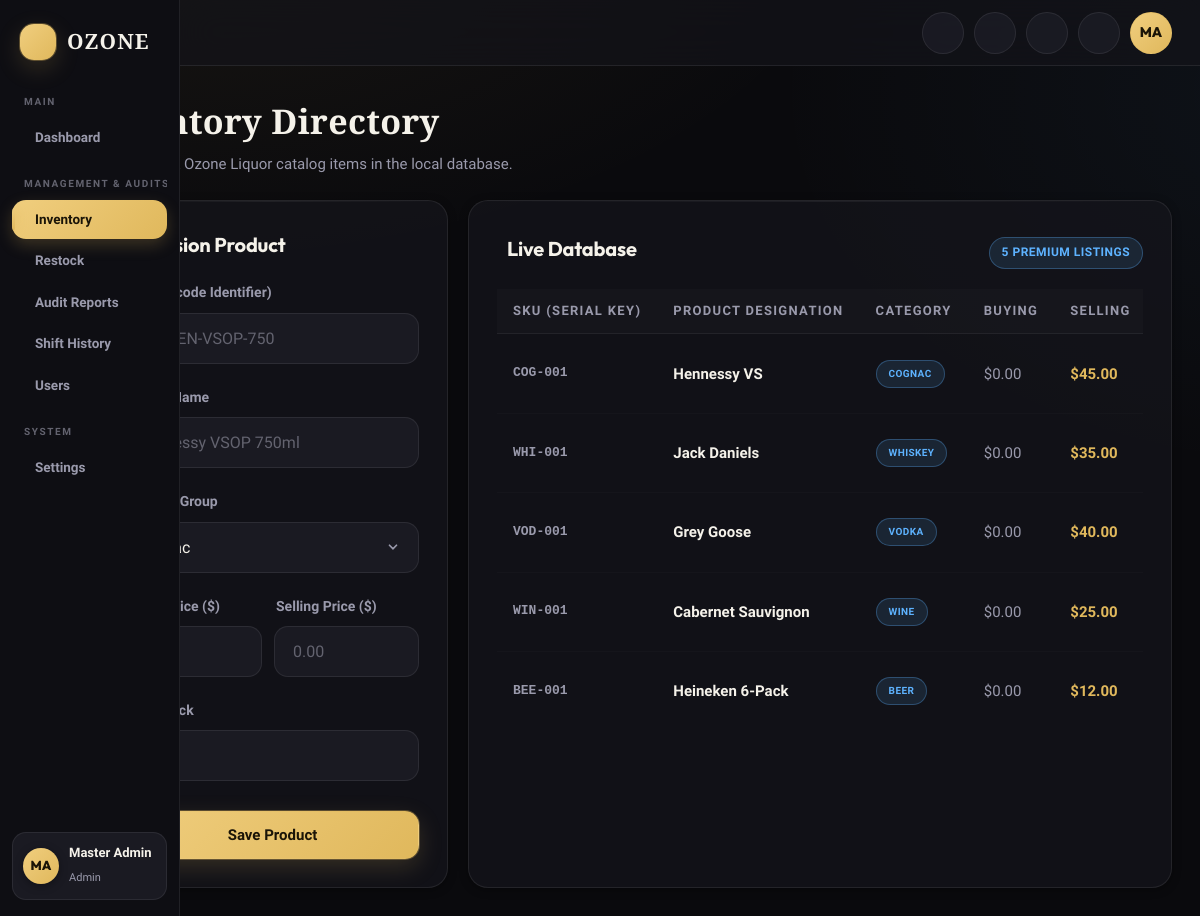
The page /admin/inventory.php (signed in) on the database its author committed.
### tables this page shows
CREATE TABLE `products` (
  `id` int(11) NOT NULL,
  `sku` varchar(50) NOT NULL,
  `name` varchar(255) NOT NULL,
  `category` varchar(100) NOT NULL,
  `price` decimal(10,2) NOT NULL,
  `stock` int(11) NOT NULL DEFAULT 0,
  `created_at` timestamp NOT NULL DEFAULT current_timestamp()
);

### admin/inventory.php (the view, shortened to what this page needs)
<?php
require_once '../config/db.php';
$stmt = $pdo->query("SELECT * FROM products ORDER BY created_at DESC");
$products = $stmt->fetchAll(PDO::FETCH_ASSOC);
?>
<?php
require '../includes/staff_header.php';
?>
        <h1 class="kami-page-title">Inventory Directory</h1>
        <p class="kami-page-sub">Add and track Ozone Liquor catalog items in the local database.</p>
        <div class="inventory-grid animate-fade-in">
            <div class="card glass">
                <div class="card-header" style="border:none; padding:0; margin-bottom: 20px;">
                    <h3><i class="ph-bold ph-plus-circle"></i> Provision Product</h3>
                </div>
                <form action="inventory.php" method="POST">
                    <div class="form-group">
                        <label class="form-label">SKU (Barcode Identifier)</label>
                        <input type="text" name="sku" class="form-input" required placeholder="e.g. HEN-VSOP-750" autocomplete="off">
                    </div>
                    <div class="form-group">
                        <label class="form-label">Product Name</label>
                        <input type="text" name="name" class="form-input" required placeholder="Hennessy VSOP 750ml">
                    </div>
                    <div class="form-group">
                        <label class="form-label">Category Group</label>
                        <select name="category" class="form-select" required>
                            <option value="Cognac">Cognac</option>
                        </select>
                    </div>
                    <div class="form-row-grid">
                        <div class="form-group">
                            <label class="form-label">Buying Price ($)</label>
                            <input type="number" step="0.01" min="0" name="buying_price" class="form-input" placeholder="0.00">
                        </div>
                        <div class="form-group">
                            <label class="form-label">Selling Price ($)</label>
                            <input type="number" step="0.01" name="price" class="form-input" required placeholder="0.00">
                        </div>
                    </div>
                    <div class="form-group">
                        <label class="form-label">Initial Stock</label>
                        <input type="number" name="stock" class="form-input" required placeholder="0">
                    </div>
                    <button type="submit" name="add_product" class="btn btn-primary btn-block" style="margin-top: 8px;">
                        <i class="ph-bold ph-floppy-disk"></i> <span>Save Product</span>
                    </button>
                </form>
            </div>
            <div class="card glass live-stock-list">
                <div class="card-header" style="border:none; padding:0; margin-bottom: 20px;">
                    <h3><i class="ph-bold ph-database"></i> Live Database</h3>
                    <div class="badge badge-info" style="margin-top: 8px; display: inline-block;"><?= count($products) ?> Premium Listings</div>
                </div>
                <div class="table-responsive">
                    <table class="data-table">
                        <thead>
                            <tr>
                                <th>SKU (Serial Key)</th>
                                <th>Product Designation</th>
                                <th>Category</th>
                                <th>Buying</th>
                                <th>Selling</th>
                            </tr>
                        </thead>
                        <tbody>
                            <?php if (empty($products)): ?>
                                <tr>
                                    <td colspan="8" data-label="Status" style="text-align: center; padding: 48px; color: var(--kami-text-dim); display: flex; flex-direction: column; justify-content: center;">
                                        <i class="ph ph-warning-circle" style="font-size: 32px; margin-bottom: 8px;"></i>
                                        <p>No products logged in database server.</p>
                                    </td>
                                </tr>
                            <?php else: ?>
                                <?php foreach ($products as $product):
                                    $p_buy = (float)($product['buying_price'] ?? 0);
                                    $p_sell = (float)($product['selling_price'] ?? 0);
                                    if ($p_sell <= 0) $p_sell = (float)$product['price'];
                                ?>
                                    <tr class="hover-scale">
                                        <td data-label="SKU" style="color: var(--kami-text-muted); font-family: monospace; font-size: 13px; font-weight: 700;">
                                            <?= htmlspecialchars($product['sku']) ?>
                                        </td>
                                        <td data-label="Name" style="font-weight: 700; font-size: 15px; color: var(--kami-text);">
                                            <?= htmlspecialchars($product['name']) ?>
                                        </td>
                                        <td data-label="Category">
                                            <span class="badge badge-info" style="font-size: 10px;"><?= htmlspecialchars($product['category']) ?></span>
                                        </td>
                                        <td data-label="Buying" style="color: var(--kami-text-muted);">
                                            $<?= number_format($p_buy, 2) ?>
                                        </td>
                                        <td data-label="Selling" style="font-weight: 700; color: var(--kami-accent);">
                                            $<?= number_format($p_sell, 2) ?>
                                        </td>
                                    </tr>
                                <?php endforeach; ?>
                            <?php endif; ?>
                        </tbody>
                    </table>
                </div>
            </div>
        </div>
<?php require '../includes/staff_footer.php'; ?>

### includes/staff_header.php (shortened to what this page needs)
<?php
$staff_area = $staff_area ?? (strpos($_SERVER['PHP_SELF'], '/admin/') !== false ? 'admin' : 'cashier');
$active_page = $active_page ?? basename($_SERVER['PHP_SELF']);
$fullName = $_SESSION['full_name'] ?? ($staff_area === 'admin' ? 'Admin' : 'Cashier');
$nameParts = preg_split('/\s+/', trim($fullName)) ?: ['A'];
$initials = strtoupper(substr($nameParts[0], 0, 1) . (isset($nameParts[1]) ? substr($nameParts[1], 0, 1) : ''));
if ($staff_area === 'admin') {
    $navGroups = [
        'Main' => [
            ['index.php', 'ph-squares-four', 'Dashboard'],
        ],
        'Management & Audits' => [
            ['inventory.php', 'ph-package', 'Inventory'],
            ['restock.php', 'ph-shopping-cart-simple', 'Restock'],
            ['reports.php', 'ph-archive', 'Audit Reports'],
            ['history.php', 'ph-books', 'Shift History'],
            ['users.php', 'ph-users-three', 'Users'],
        ],
        'System' => [
            ['settings.php', 'ph-gear-six', 'Settings'],
        ],
    ];
}
?>
<!DOCTYPE html>
<html lang="en">
<head>
  <link rel="stylesheet" href="../assets/css/kami.css">
</head>
<body class="kami-layout">
  <aside class="kami-sidebar">
    <div class="kami-brand">
      <div class="kami-brand-icon"><i class="ph-fill ph-martini"></i></div>
    </div>
    <nav class="kami-nav">
      <?php foreach ($navGroups as $section => $links): ?>
        <?php foreach ($links as $lnk):
          $isActive = ($active_page === $lnk[0]) ? 'active' : '';
          $hasDot = !empty($lnk[3]); ?>
          <a href="<?= $lnk[0] ?>" class="nav-link <?= $isActive ?>">
          </a>
        <?php endforeach; ?>
      <?php endforeach; ?>
    </nav>
    <div class="kami-side-user">
      <div class="user-avatar"><?= htmlspecialchars($initials) ?></div>
    </div>
  </aside>
  <div class="kami-main">
    <header class="kami-topbar">
      <div class="topbar-actions">
        <button class="icon-btn" aria-label="Search" onclick="ozoneToast('Search', 'Global search is coming soon.', 'info')"><i class="ph ph-magnifying-glass"></i></button>
        <button class="icon-btn" aria-label="Notifications" onclick="ozoneToast('Notifications', 'You are all caught up.', 'success')"><i class="ph ph-bell"></i></button>
        <a class="icon-btn" href="settings.php" aria-label="Settings"><i class="ph ph-gear-six"></i></a>
        <button class="icon-btn" id="kamiThemeToggle" aria-label="Toggle light mode" onclick="kamiToggleTheme()"><i class="ph ph-sun"></i></button>
        <a class="topbar-avatar" href="settings.php" title="<?= htmlspecialchars($fullName) ?>"><?= htmlspecialchars($initials) ?></a>
      </div>
    </header>
    <main class="kami-content">

### includes/staff_footer.php (shortened to what this page needs)
    </main>
  </div>
</body>
</html>

### admin/inventory.php (style rules this page uses)
.inventory-grid { display: grid; grid-template-columns: 360px 1fr; gap: 20px; }
.live-stock-list { min-height: 400px; }
.form-row-grid { display: grid; grid-template-columns: 1fr 1fr; gap: 12px; }
.table-responsive { width: 100%; overflow-x: auto; }
.data-table { width: 100%; border-collapse: collapse; }
.data-table th { text-align: left; padding: 12px 16px; border-bottom: 1px solid var(--kami-border); color: var(--kami-text-muted); font-size: 13px; font-weight: 600; }
.data-table td { padding: 14px 16px; border-bottom: 1px solid rgba(255,255,255,0.02); }

### rows shown on the page
products: sku "COG-001", name "Hennessy VS", category "COGNAC", buying_price "0.00", price "45.00"
products: sku "WHI-001", name "Jack Daniels", category "WHISKEY", buying_price "0.00", price "35.00"
products: sku "VOD-001", name "Grey Goose", category "VODKA", buying_price "0.00", price "40.00"
products: sku "WIN-001", name "Cabernet Sauvignon", category "WINE", buying_price "0.00", price "25.00"
products: sku "BEE-001", name "Heineken 6-Pack", category "BEER", buying_price "0.00", price "12.00"

### other values the page prints
$initials "MA"
count($products) "5"
